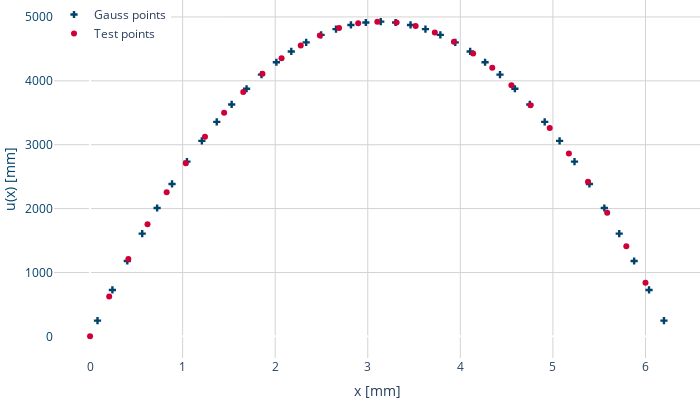

The notebook cell this image was saved under:
### Code cell
model.train()

u, x_g, detJ    = model()

model.eval()

x_test = torch.linspace(0,6,30)
u_eval = model(x_test)
# plt.figure()
# plt.plot(x_g.data,u.data, '+',label='Gauss points')
# plt.plot(x_test.data,u_eval.data, 'o',label='Test points')
# plt.xlabel("x [mm]")
# plt.ylabel("u(x) [mm]")
# plt.legend()
# plt.show() 

fig = go.Figure()

fig.add_trace(go.Scatter(x=x_g.data[:,0], y=u.data, mode='markers', marker=dict(symbol='cross'), name='Gauss points',    line=dict(color='#01426a')))

fig.add_trace(go.Scatter(x=x_test.data, y=u_eval.data, mode='markers', marker=dict(symbol='circle'), name='Test points', line=dict(color='#CE0037')))

fig.update_layout(
    margin=dict(l=0, r=0, t=0, b=0),
    plot_bgcolor='rgba(0,0,0,0)',  # Remove background color
    width=700, 
    height=400,  
    xaxis=dict(title='x [mm]',
    showgrid=True,
    gridcolor='lightgray'),
    yaxis=dict(title='u(x) [mm]',
    showgrid=True,
    gridcolor='lightgray',
    titlefont=dict(color='#01426a'),
    tickfont=dict(color='#01426a'),),    
    legend=dict(x=0, y=1, traceorder="normal")
)

fig.show()

### Figure 1 — Plotly figure (JSON) as saved in the notebook; plotly's stock layout.template omitted (floating-point values rounded to 4 significant figures)
{"data": [{"line": {"color": "#01426a"}, "marker": {"symbol": "cross"}, "mode": "markers", "name": "Gauss points", "type": "scatter", "x": [0.08051, 0.2415, 0.4026, 0.5636, 0.7246, 0.8856, 1.047, 1.208, 1.369, 1.53, 1.691, 1.852, 2.013, 2.174, 2.335, 2.496, 2.657, 2.818, 2.979, 3.14, 3.301, 3.462, 3.623, 3.784, 3.945, 4.106, 4.267, 4.428, 4.589, 4.75, 4.911, 5.072, 5.233, 5.394, 5.555, 5.716, 5.877, 6.038, 6.199], "y": [246.3, 726.0, 1180.0, 1608.0, 2010.0, 2385.0, 2736.0, 3060.0, 3358.0, 3630.0, 3876.0, 4097.0, 4291.0, 4460.0, 4602.0, 4719.0, 4810.0, 4875.0, 4914.0, 4927.0, 4914.0, 4875.0, 4810.0, 4719.0, 4602.0, 4460.0, 4291.0, 4097.0, 3876.0, 3630.0, 3358.0, 3060.0, 2736.0, 2385.0, 2010.0, 1608.0, 1180.0, 726.0, 246.3]}, {"line": {"color": "#CE0037"}, "marker": {"symbol": "circle"}, "mode": "markers", "name": "Test points", "type": "scatter", "x": [0, 0.2069, 0.4138, 0.6207, 0.8276, 1.034, 1.241, 1.448, 1.655, 1.862, 2.069, 2.276, 2.483, 2.69, 2.897, 3.103, 3.31, 3.517, 3.724, 3.931, 4.138, 4.345, 4.552, 4.759, 4.966, 5.172, 5.379, 5.586, 5.793, 6], "y": [0, 625.6, 1211.0, 1755.0, 2255.0, 2710.0, 3125.0, 3499.0, 3825.0, 4110.0, 4355.0, 4555.0, 4711.0, 4826.0, 4900.0, 4927.0, 4912.0, 4857.0, 4758.0, 4614.0, 4429.0, 4204.0, 3931.0, 3617.0, 3262.0, 2863.0, 2419.0, 1935.0, 1410.0, 837.5]}], "layout": {"height": 400, "legend": {"traceorder": "normal", "x": 0, "y": 1}, "margin": {"b": 0, "l": 0, "r": 0, "t": 0}, "plot_bgcolor": "rgba(0,0,0,0)", "width": 700, "xaxis": {"gridcolor": "lightgray", "showgrid": true, "title": {"text": "x [mm]"}}, "yaxis": {"gridcolor": "lightgray", "showgrid": true, "tickfont": {"color": "#01426a"}, "title": {"font": {"color": "#01426a"}, "text": "u(x) [mm]"}}}}
